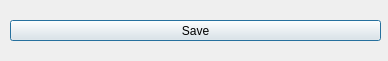
<?xml version="1.0" encoding="UTF-8"?>
<ui version="4.0">
 <class>File</class>
 <widget class="QDialog" name="File">
  <property name="geometry">
   <rect>
    <x>0</x>
    <y>0</y>
    <width>388</width>
    <height>61</height>
   </rect>
  </property>
  <property name="windowTitle">
   <string>File</string>
  </property>
  <widget class="QPushButton" name="pushButton">
   <property name="geometry">
    <rect>
     <x>10</x>
     <y>20</y>
     <width>371</width>
     <height>21</height>
    </rect>
   </property>
   <property name="text">
    <string>Save</string>
   </property>
  </widget>
 </widget>
 <resources/>
 <connections/>
</ui>
